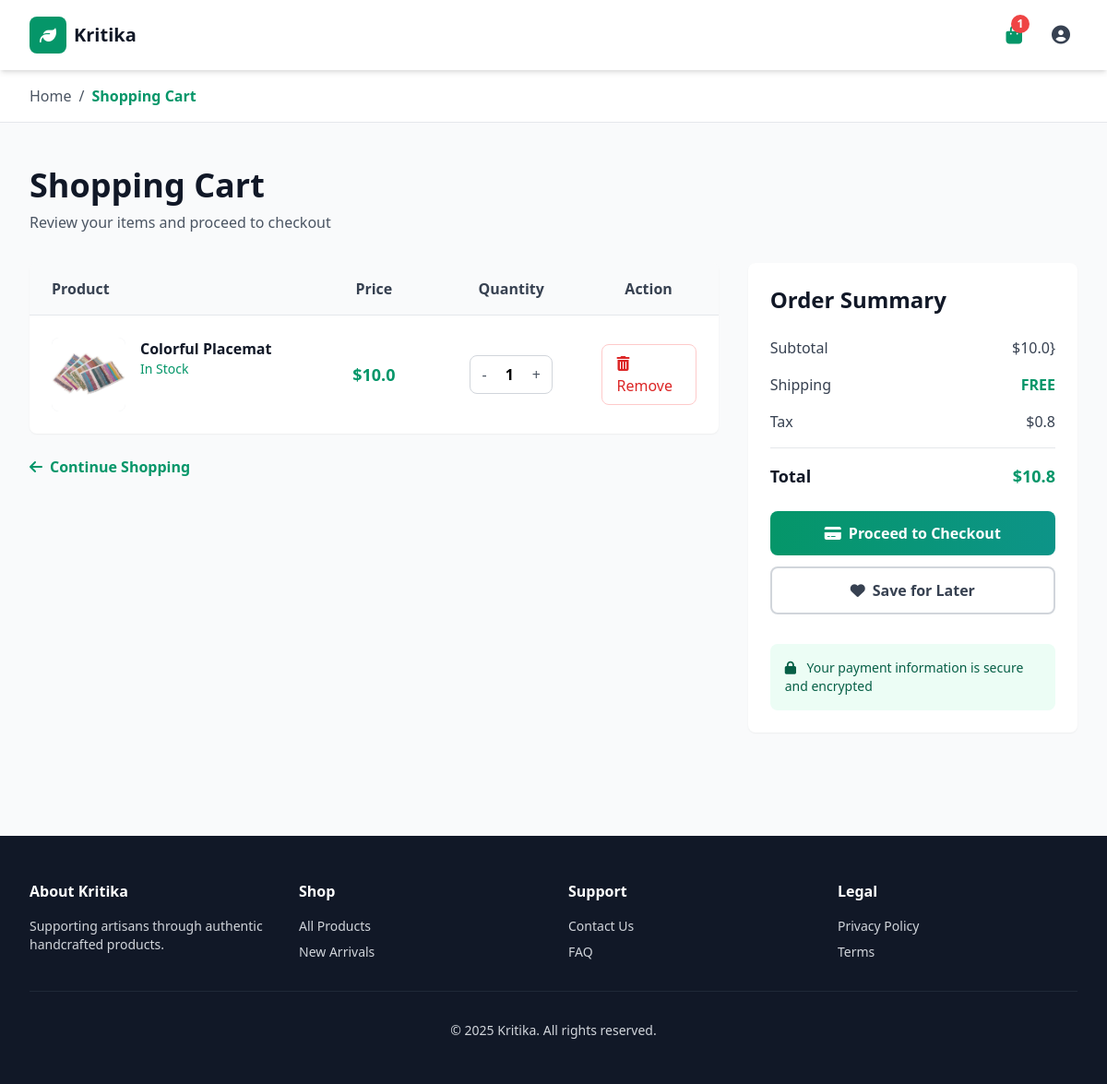
Page /cart (signed in) on the committed database.
### tables this page shows
CREATE TABLE products
		(productId INTEGER PRIMARY KEY,
		name TEXT,
		price REAL,
		description TEXT,
		image TEXT,
		stock INTEGER
		);

### main.py (the view)
@app.route("/cart")
def cart():
	if 'email' not in fl.session:
		return fl.redirect(fl.url_for('loginForm'))
	loggedIn, firstName, noOfItems = getLoginDetails()
	email = fl.session['email']
	with sqlite3.connect('database.db') as conn:
		cur = conn.cursor()
		cur.execute("SELECT userId FROM users WHERE email = ?", (email, ))
		userId = cur.fetchone()[0]
		cur.execute("SELECT products.productId, products.name, products.price, products.image FROM products, interestedin WHERE products.productId = interestedin.productId AND interestedin.userId = ?", (userId, ))
		products = cur.fetchall()
	totalPrice = 0
	for row in products:
		totalPrice += row[2]
	return fl.render_template("cart.html", products = products, totalPrice=totalPrice, loggedIn=loggedIn, firstName=firstName, noOfItems=noOfItems)

### main.py (called while the page is built)
def getLoginDetails():
	with sqlite3.connect('database.db') as conn:
		cur = conn.cursor()
		if 'email' not in fl.session:
			loggedIn = False
			firstName = ''
			noOfItems = 0
		else:
			loggedIn = True
			cur.execute("SELECT userId, firstName FROM users WHERE email = ?", (fl.session['email'], ))
			userId, firstName = cur.fetchone()
			cur.execute("SELECT count(productId) FROM interestedin WHERE userId = ?", (userId, ))
			noOfItems = cur.fetchone()[0]
	conn.close()
	return (loggedIn, firstName, noOfItems)

### templates/cart.html (shortened to what this page needs)
<!DOCTYPE html>
<html lang="en">
<head>
	<script src="https://cdn.tailwindcss.com"></script>
	<link rel="stylesheet" href="https://cdnjs.cloudflare.com/ajax/libs/font-awesome/6.4.0/css/all.min.css">
</head>
<body class="bg-gray-50">
	<nav class="bg-white shadow-md sticky top-0 z-50">
		<div class="max-w-7xl mx-auto px-4 sm:px-6 lg:px-8 py-4">
			<div class="flex justify-between items-center">
				<a href="/" class="flex items-center space-x-2 hover:opacity-80 transition">
					<div class="w-10 h-10 bg-emerald-600 rounded-lg flex items-center justify-center">
						<i class="fas fa-leaf text-white text-lg"></i>
					</div>
					<span class="text-xl font-bold text-gray-900 hidden sm:inline">Kritika</span>
				</a>
				<div class="flex items-center space-x-4">
					<a href="/cart" class="relative">
						<div class="p-2 rounded-lg hover:bg-gray-100 transition">
							<i class="fas fa-shopping-bag text-emerald-600 text-xl"></i>
							{% if noOfItems > 0 %}
								<span class="absolute top-0 right-0 bg-red-500 text-white text-xs rounded-full w-5 h-5 flex items-center justify-center font-bold">
									{{noOfItems}}
								</span>
							{% endif %}
						</div>
					</a>
					{% if not loggedIn %}
						<a href="/loginForm" class="text-emerald-600 font-semibold">Sign In</a>
					{% else %}
						<div class="relative group">
							<button class="p-2 rounded-lg hover:bg-gray-100 transition">
								<i class="fas fa-user-circle text-gray-700 text-xl"></i>
							</button>
						</div>
					{% endif %}
				</div>
			</div>
		</div>
	</nav>
	<div class="bg-white border-b">
		<div class="max-w-7xl mx-auto px-4 sm:px-6 lg:px-8 py-4">
			<div class="flex items-center space-x-2 text-gray-600">
				<a href="/" class="hover:text-emerald-600 transition">Home</a>
				<span>/</span>
				<span class="text-emerald-600 font-semibold">Shopping Cart</span>
			</div>
		</div>
	</div>
	<main class="max-w-7xl mx-auto px-4 sm:px-6 lg:px-8 py-12">
		<h1 class="text-4xl font-bold text-gray-900 mb-2">Shopping Cart</h1>
		<p class="text-gray-600 mb-8">Review your items and proceed to checkout</p>
		<div class="grid grid-cols-1 lg:grid-cols-3 gap-8">
			<div class="lg:col-span-2">
				{% if products %}
					<div class="bg-white rounded-lg shadow-sm overflow-hidden">
						<div class="hidden md:grid md:grid-cols-12 gap-4 bg-gray-50 px-6 py-4 border-b font-semibold text-gray-700">
							<div class="md:col-span-5">Product</div>
							<div class="md:col-span-2 text-center">Price</div>
							<div class="md:col-span-3 text-center">Quantity</div>
							<div class="md:col-span-2 text-center">Action</div>
						</div>
						<div class="divide-y">
							{% for row in products %}
								<div class="cart-item grid grid-cols-1 md:grid-cols-12 gap-4 px-6 py-6 items-center">
									<div class="md:col-span-5">
										<div class="flex space-x-4">
											<div class="w-20 h-20 bg-gray-200 rounded-lg flex-shrink-0 overflow-hidden">
												<img src="{{ url_for('static', filename='uploads/' + row[3]) }}" alt="{{row[1]}}" class="w-full h-full object-cover">
											</div>
											<div>
												<h3 class="font-semibold text-gray-900">{{row[1]}}</h3>
												<p class="text-sm text-emerald-600 font-medium">In Stock</p>
											</div>
										</div>
									</div>
									<div class="md:col-span-2 text-center">
										<p class="font-bold text-lg text-emerald-600">${{row[2]}}</p>
									</div>
									<div class="md:col-span-3 flex justify-center">
										<div class="flex items-center space-x-2 border border-gray-300 rounded-lg px-3 py-2 w-fit">
											<button class="text-gray-600 hover:text-emerald-600">-</button>
											<span class="px-3 font-semibold">1</span>
											<button class="text-gray-600 hover:text-emerald-600">+</button>
										</div>
									</div>
									<div class="md:col-span-2 flex justify-center">
										<a href="/removeFromCart?productId={{row[0]}}" class="px-4 py-2 text-red-600 hover:bg-red-50 rounded-lg transition border border-red-200">
											<i class="fas fa-trash-alt mr-2"></i><span class="hidden sm:inline">Remove</span>
										</a>
									</div>
								</div>
							{% endfor %}
						</div>
					</div>
					<div class="mt-6">
						<a href="/" class="inline-flex items-center space-x-2 text-emerald-600 hover:text-emerald-700 font-semibold transition">
							<i class="fas fa-arrow-left"></i>
							<span>Continue Shopping</span>
						</a>
					</div>
				{% endif %}
			</div>
			<div class="lg:col-span-1">
				<div class="bg-white rounded-lg shadow-sm p-6 sticky top-20">
					<h2 class="text-2xl font-bold text-gray-900 mb-6">Order Summary</h2>
					{% if products %}
						<div class="space-y-4 mb-6">
							<div class="flex justify-between text-gray-700">
								<span>Subtotal</span>
								<span>${{totalPrice}}}</span>
							</div>
							<div class="flex justify-between text-gray-700">
								<span>Shipping</span>
								<span class="text-emerald-600 font-semibold">FREE</span>
							</div>
							<div class="flex justify-between text-gray-700">
								<span>Tax</span>
								<span>${{(totalPrice * 0.08)|round(2)}}</span>
							</div>
							<div class="border-t pt-4 flex justify-between text-lg font-bold text-gray-900">
								<span>Total</span>
								<span class="text-emerald-600">${{(totalPrice * 1.08)|round(2)}}</span>
							</div>
						</div>
						<a href="/checkout" class="w-full bg-gradient-to-r from-emerald-600 to-teal-600 text-white font-bold py-3 rounded-lg hover:from-emerald-700 hover:to-teal-700 transition flex items-center justify-center space-x-2">
							<i class="fas fa-credit-card"></i>
							<span>Proceed to Checkout</span>
						</a>
						<button class="w-full mt-3 border-2 border-gray-300 text-gray-700 font-semibold py-3 rounded-lg hover:bg-gray-50 transition">
							<i class="fas fa-heart mr-2"></i>Save for Later
						</button>
					{% else %}
						<p class="text-gray-600 text-center">Add items to your cart to see the summary</p>
					{% endif %}
					<div class="mt-8 p-4 bg-emerald-50 rounded-lg text-sm text-emerald-800">
						<i class="fas fa-lock mr-2"></i>
						<span>Your payment information is secure and encrypted</span>
					</div>
				</div>
			</div>
		</div>
	</main>
	<footer class="bg-gray-900 text-gray-300 mt-16 py-12">
		<div class="max-w-7xl mx-auto px-4 sm:px-6 lg:px-8">
			<div class="grid grid-cols-1 md:grid-cols-4 gap-8 mb-8">
				<div>
					<h4 class="text-white font-bold mb-4">About Kritika</h4>
					<p class="text-sm">Supporting artisans through authentic handcrafted products.</p>
				</div>
				<div>
					<h4 class="text-white font-bold mb-4">Shop</h4>
					<ul class="text-sm space-y-2">
						<li><a href="#" class="hover:text-emerald-400">All Products</a></li>
						<li><a href="#" class="hover:text-emerald-400">New Arrivals</a></li>
					</ul>
				</div>
				<div>
					<h4 class="text-white font-bold mb-4">Support</h4>
					<ul class="text-sm space-y-2">
						<li><a href="#" class="hover:text-emerald-400">Contact Us</a></li>
						<li><a href="#" class="hover:text-emerald-400">FAQ</a></li>
					</ul>
				</div>
				<div>
					<h4 class="text-white font-bold mb-4">Legal</h4>
					<ul class="text-sm space-y-2">
						<li><a href="#" class="hover:text-emerald-400">Privacy Policy</a></li>
						<li><a href="#" class="hover:text-emerald-400">Terms</a></li>
					</ul>
				</div>
			</div>
			<div class="border-t border-gray-800 pt-8 text-center text-sm">
				<p>&copy; 2025 Kritika. All rights reserved.</p>
			</div>
		</div>
	</footer>
</body>
</html>

### templates/cart.html (style rules this page uses)
.cart-item { transition: all 0.3s ease; }

### rows in the picture
products: image (picture), name "Colorful Placemat", price "10.0"

### other values in the picture
{{ noOfItems }} "1"
{{ totalPrice }} "10.0"
{{ (totalPrice * 0.08)|round(2) }} "0.8"
{{ (totalPrice * 1.08)|round(2) }} "10.8"
